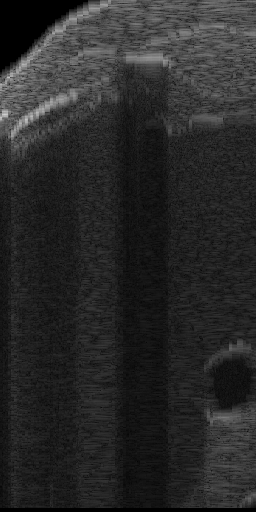
#> input picture data/synthetic_testing/l2/images/43.png, 256 x 512 px
$ python evident_border.py
#> lines starting #> are read from the running program, lines starting #| are printed output that depends on the picture; after the words box and inside, x2 and y2 are one past the last pixel; in counts of white or black regions, pixels touching at a corner belong together
#> in main, test_image is the input picture: PIL image 256x512 L; min 0, max 207, mean 40.9
import numpy as np
from scipy.ndimage import binary_erosion, convolve, gaussian_filter
from skimage.morphology import skeletonize


def speckle_reducing_anisotropic_diffusion(
    image: np.ndarray,
    niter: int = 20,
    kappa: float = 0.1,
    lambda_: float = 0.2,
    eps: float = 1e-9,
    **kwargs
) -> np.ndarray:
    """
    Apply a simplified Speckle-Reducing Anisotropic Diffusion to an ultrasound image.

    Parameters
    ----------
    image : np.ndarray (float32)
        Input ultrasound image with intensity values typically between 0 and 1.
    niter : int
        Number of diffusion iterations.
    kappa : float
        Edge-threshold parameter controlling diffusion. Smaller values focus more on preserving edges.
    lambda_ : float
        Diffusion step parameter, must be small for stability.
    eps : float
        Small constant to avoid division by zero.

    Returns
    -------
    np.ndarray (float32)
        The filtered image after speckle-reducing anisotropic diffusion.
    """
#> called with niter = 10, kappa = 0.1, lambda_ = 0.1, eps = 1e-08

    # Ensure input is float32
    if image.dtype != np.float32:
        raise ValueError("Input image must be float32")

    # Ensure input is between 0 and 1
    if np.min(image) < 0 or np.max(image) > 1:
        raise ValueError("Input image must be between 0 and 1")

    # Ensure input has 2 dimensions
    if len(image.shape) != 2:
        raise ValueError("Input image must have 2 dimensions")

    # Safety check: avoid log of zero
    image = np.maximum(image, eps)

    # Log transform to convert multiplicative noise to additive noise
    log_img = np.log(image + eps)

    # Precompute image shape
    rows, cols = log_img.shape
#> rows = 512; cols = 256

    # For convenience, define shifts (N, S, E, W) for neighbors
    def shift_up(x):
        return np.vstack([x[0:1, :], x[0 : rows - 1, :]])

    def shift_down(x):
        return np.vstack([x[1:rows, :], x[rows - 1 : rows, :]])

    def shift_left(x):
        return np.hstack([x[:, 0:1], x[:, 0 : cols - 1]])

    def shift_right(x):
        return np.hstack([x[:, 1:cols], x[:, cols - 1 : cols]])

    # Iterative diffusion
    diff = log_img.copy()
    for _ in range(niter):
        # Compute gradients
        diffN = shift_up(diff) - diff
        diffS = shift_down(diff) - diff
        diffE = shift_right(diff) - diff
        diffW = shift_left(diff) - diff

        # Compute local statistics to mimic a SRAD-like approach:
        # Speckle-reducing anisotropic diffusion considers local intensity variance and mean.
        # Here, we use a simplified approach: local intensity and a coefficient that reduces diffusion in edges.

        # Local mean intensity (approx.)
        local_mean = (
            shift_up(diff)
            + shift_down(diff)
            + shift_left(diff)
            + shift_right(diff)
            + 4 * diff
        ) / 8.0

        # Local variance (approx.)
        local_var = (
            (shift_up(diff) - local_mean) ** 2
            + (shift_down(diff) - local_mean) ** 2
            + (shift_left(diff) - local_mean) ** 2
            + (shift_right(diff) - local_mean) ** 2
            + (diff - local_mean) ** 2
        ) / 5.0

        # Coefficient of variation
        # CV = sqrt(var)/mean. In log-space, mean should be close to local_mean.
        # Add eps for stability.
        cv = np.sqrt(local_var + eps) / (np.abs(local_mean) + eps)

        # Diffusion coefficient:
        # Lower diffusion where CV is large (edges or strong features).
        # This is a heuristic approach. For a proper SRAD, see the original formulation.
        c = np.exp(-(cv**2) / (kappa**2))

        # Update the image using diffusion
        # Weighted sum of neighbors controlled by the diffusion coefficient
        diff = diff + lambda_ * (c * diffN + c * diffS + c * diffE + c * diffW)
#> this loop made 10 passes
#> pass 1, in speckle_reducing_anisotropic_diffusion, `diffE = shift_right(diff) - diff`:
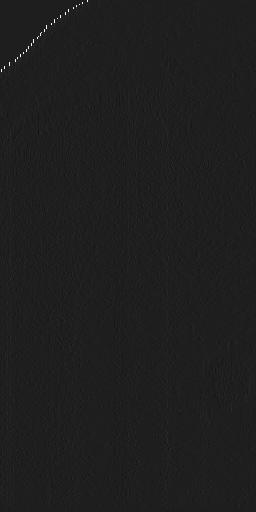
#> diffE: shape (512, 256) float32; min -2.23, max 16.19, mean 0.0104; drawn with min black and max white
#> pass 1, in speckle_reducing_anisotropic_diffusion, `diffW = shift_left(diff) - diff`:
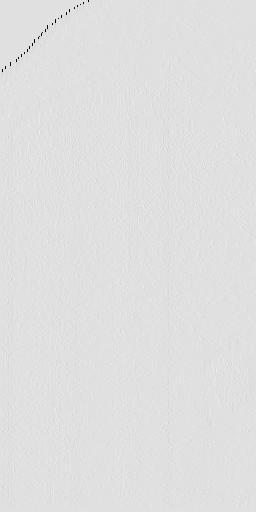
#> diffW: shape (512, 256) float32; min -16.19, max 2.23, mean -0.0104; drawn with min black and max white

    # Exponentiate back to original domain
    filtered = np.exp(diff)

    # Normalize to the original intensity range approximately
    filtered = np.clip(filtered, 0, 1)

    return filtered.astype(np.float32)


def detect_edges(
    smoothed_image: np.ndarray, threshold_value: float = 0.1
) -> np.ndarray:
    """
    Apply Sobel edge detection and thresholding to a pre-smoothed ultrasound image.

    Parameters
    ----------
    smoothed_image : np.ndarray (float32)
        The pre-smoothed ultrasound image. Ideally scaled to [0,1] or a similar consistent range.
    threshold_value : float
        Threshold for binarizing the gradient magnitude. Adjust based on image intensity scaling.

    Returns
    -------
    np.ndarray (float32)
        Binary image representing detected edges.
    """
#> called with threshold_value = 0.1
    # Ensure input is float32
    img = smoothed_image.astype(np.float32, copy=False)
    img = np.clip(img, 0, np.finfo(np.float32).max)

    # Define Sobel kernels for X and Y directions
    sobel_x = np.array([[-1, 0, 1], [-2, 0, 2], [-1, 0, 1]], dtype=np.float32)

    sobel_y = np.array([[-1, -2, -1], [0, 0, 0], [1, 2, 1]], dtype=np.float32)

    # Compute gradients in X and Y directions
    Gx = convolve(img, sobel_x, mode="reflect")
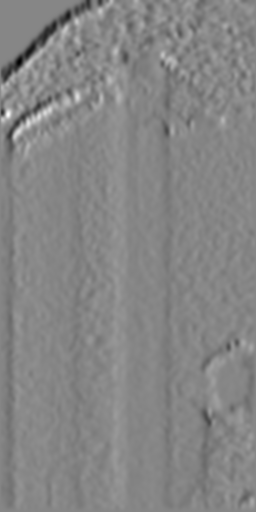
#> Gx: shape (512, 256) float32; min -0.493, max 0.444, mean -0.00217; drawn with min black and max white
    Gy = convolve(img, sobel_y, mode="reflect")
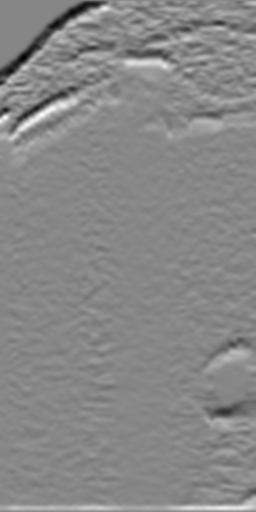
#> Gy: shape (512, 256) float32; min -0.458, max 0.408, mean 0.00349; drawn with min black and max white

    # Compute gradient magnitude
    grad_mag = np.sqrt(Gx**2 + Gy**2)
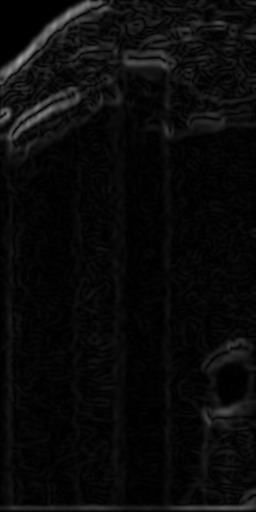
#> grad_mag: shape (512, 256) float32; min 0, max 0.63, mean 0.042

    # Threshold the gradient magnitude to get binary edges
    edges_binary = (grad_mag > threshold_value).astype(np.float32)
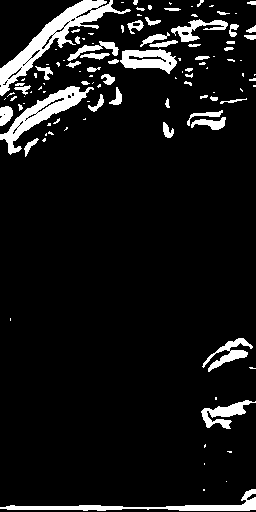
#> edges_binary: shape (512, 256) float32; values 0 (black) and 1 (white), 8.6% white; 112 white regions (61 under 20 px), largest, box (x1, y1, x2, y2) and area: (0, 0, 131, 96) 2513, (0, 86, 94, 155) 1584, (0, 489, 256, 511) 1261

    return edges_binary

def get_borders(image: np.ndarray, **kwargs) -> np.ndarray:

    filtered = speckle_reducing_anisotropic_diffusion(image, **kwargs)
    smoothed = gaussian_filter(filtered, sigma=2)
    borders = detect_edges(smoothed)
    eroded_borders = binary_erosion(borders, iterations=2)
#> eroded_borders: shape (512, 256) bool; 3% white; 57 white regions (32 under 20 px), largest, box (x1, y1, x2, y2) and area: (2, 2, 103, 83) 981, (2, 88, 84, 153) 832, (122, 51, 175, 71) 423
    border_skeleton = skeletonize(eroded_borders)
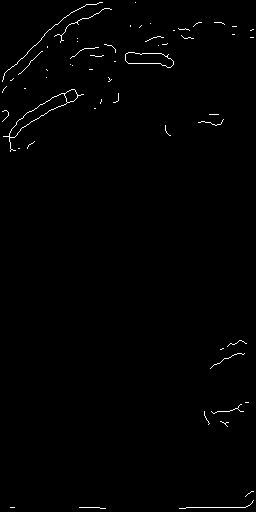
#> border_skeleton: shape (512, 256) bool; 0.79% white in thin lines or dots

    return border_skeleton

def main():

    import os

    import matplotlib.pyplot as plt
    from PIL import Image

    test_image = Image.open(
        os.path.join("data", "synthetic_testing", "l2", "images", "43.png")
    )
    test_image = np.array(test_image).astype(np.float32) / 255.0

    niter = 10
    kappa = 0.1
    lambda_ = 0.1
    eps = 1e-8

    # [27 lines of commented-out code are left out]

    borders = get_borders(test_image, niter=niter, kappa=kappa, lambda_=lambda_, eps=eps)

    plt.figure(figsize=(8, 5))
    plt.subplot(1, 2, 1)
    plt.imshow(test_image)
    plt.title("Original image")
    plt.subplot(1, 2, 2)
    plt.imshow(borders)
    plt.title("Borders")

    plt.show()


if __name__ == "__main__":
    main()

$ run again, with data/synthetic_testing/l2/images/0.png copied over data/synthetic_testing/l2/images/43.png
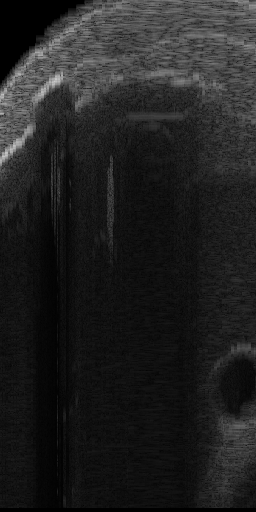
#> input picture data/synthetic_testing/l2/images/0.png, 256 x 512 px
#> in main, test_image is the input picture: PIL image 256x512 L; min 0, max 202, mean 32.8
#> test_image: shape (512, 256) float32
#> in detect_edges, `edges_binary = (grad_mag > threshold_value).astype(np.float32)`:
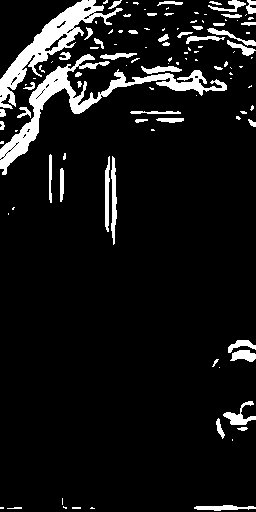
#> edges_binary: shape (512, 256) float32; values 0 (black) and 1 (white), 8.6% white; 113 white regions (66 under 20 px), largest, box (x1, y1, x2, y2) and area: (0, 54, 227, 175) 3693, (0, 0, 123, 109) 2877, (111, 156, 117, 245) 343
#> eroded_borders: shape (512, 256) bool; 2.8% white; 64 white regions (50 under 20 px), largest, box (x1, y1, x2, y2) and area: (2, 2, 102, 99) 1439, (2, 68, 74, 168) 1098, (167, 79, 203, 92) 175
#> in get_borders, `border_skeleton = skeletonize(eroded_borders)`:
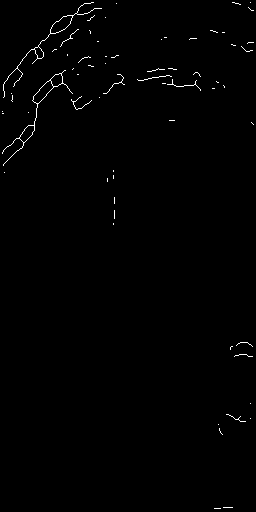
#> border_skeleton: shape (512, 256) bool; 0.7% white in thin lines or dots

$ run again, with data/synthetic_testing/l2/images/100.png copied over data/synthetic_testing/l2/images/43.png
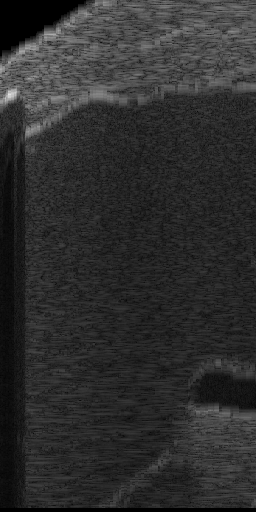
#> input picture data/synthetic_testing/l2/images/100.png, 256 x 512 px
#> in main, test_image is the input picture: PIL image 256x512 L; min 0, max 226, mean 45.8
#> test_image: shape (512, 256) float32
#> in detect_edges, `edges_binary = (grad_mag > threshold_value).astype(np.float32)`:
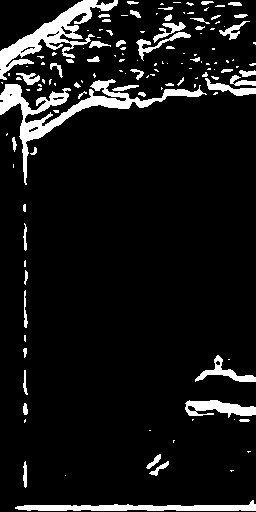
#> edges_binary: shape (512, 256) float32; values 0 (black) and 1 (white), 9% white; 135 white regions (81 under 20 px), largest, box (x1, y1, x2, y2) and area: (0, 79, 207, 185) 3189, (0, 0, 118, 80) 2392, (15, 500, 256, 511) 1343
#> eroded_borders: shape (512, 256) bool; 2.8% white; 63 white regions (46 under 20 px), largest, box (x1, y1, x2, y2) and area: (2, 2, 95, 73) 1024, (21, 97, 131, 142) 695, (2, 86, 34, 115) 365
#> in get_borders, `border_skeleton = skeletonize(eroded_borders)`:
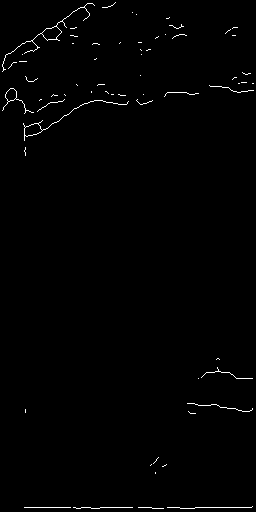
#> border_skeleton: shape (512, 256) bool; 0.86% white in thin lines or dots
